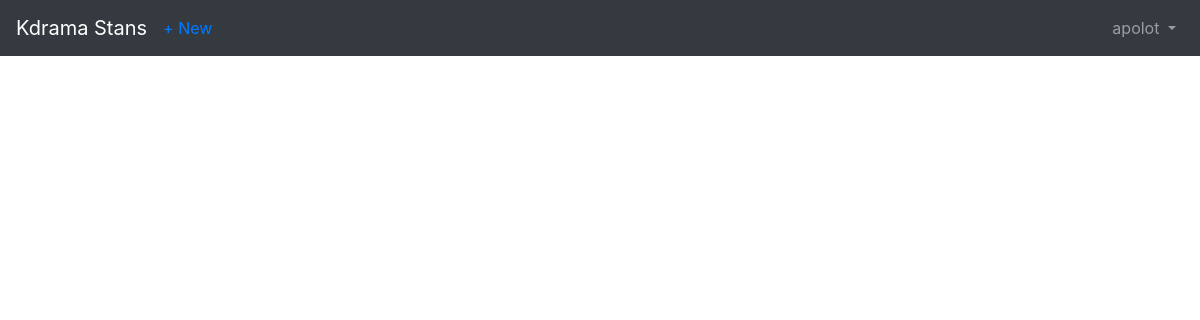
Page /articles/ (signed in) on the earlier database version.
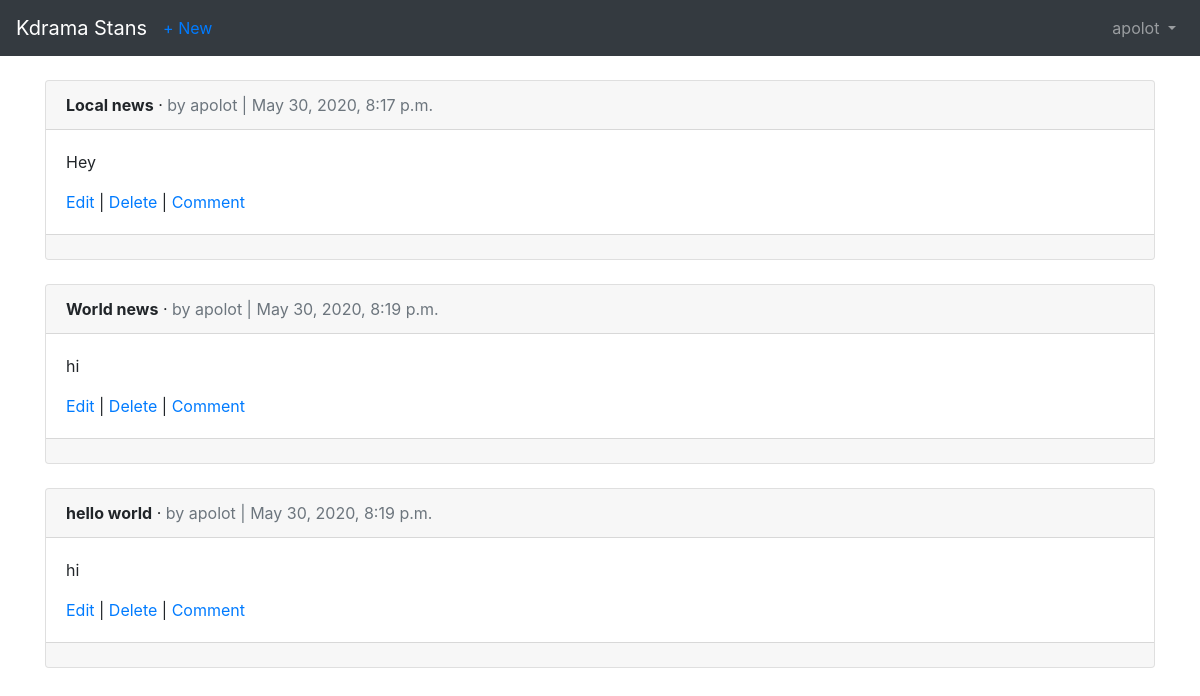
Same page on the later database version.
### articles/models.py (models this page shows, shortened)
class Article(models.Model):
    title = models.CharField(max_length=255)
    body = models.TextField()
    date = models.DateTimeField(auto_now_add=True)
    author = models.ForeignKey(
        get_user_model(),
        on_delete=models.CASCADE,
    )

### users/models.py (models this page shows)
class CustomUser(AbstractUser):
    age = models.PositiveIntegerField(null=True, blank=True)

### articles/views.py (the view)
# urls.py: path('', ArticleListView.as_view(), name='article_list'),
class ArticleListView(LoginRequiredMixin, ListView): # new
    model = Article
    template_name = 'article_list.html'
    login_url = 'login' # new

### templates/article_list.html (shortened to what this page needs)
{% extends 'base.html' %}
{% block content %}
  {% for article in object_list %}
    <div class="card">
      <div class="card-header">
        <span class="font-weight-bold">{{ article.title }}</span> &middot;
        <span class="text-muted">by {{ article.author }} |
        {{ article.date }}</span>
      </div>
      <div class="card-body">
        <p>{{ article.body }}</p>
        <a href={% url 'article_edit' article.pk %}>Edit</a> |
        <a href={% url 'article_delete' article.pk %}>Delete</a> |
        <a href={% url 'article_delete' article.pk %}>Comment</a>
      </div>
      <div class="card-footer">
      </div>
    </div>
    <br />
  {% endfor %}
{% endblock content %}

Differences in the rows shown:
added Article: title "Local news", author "apolot", date "May 30, 2020, 8:17 p.m.", body "Hey"
added Article: title "World news", author "apolot", date "May 30, 2020, 8:19 p.m.", body "hi"
added Article: title "hello world", author "apolot", date "May 30, 2020, 8:19 p.m.", body "hi"
